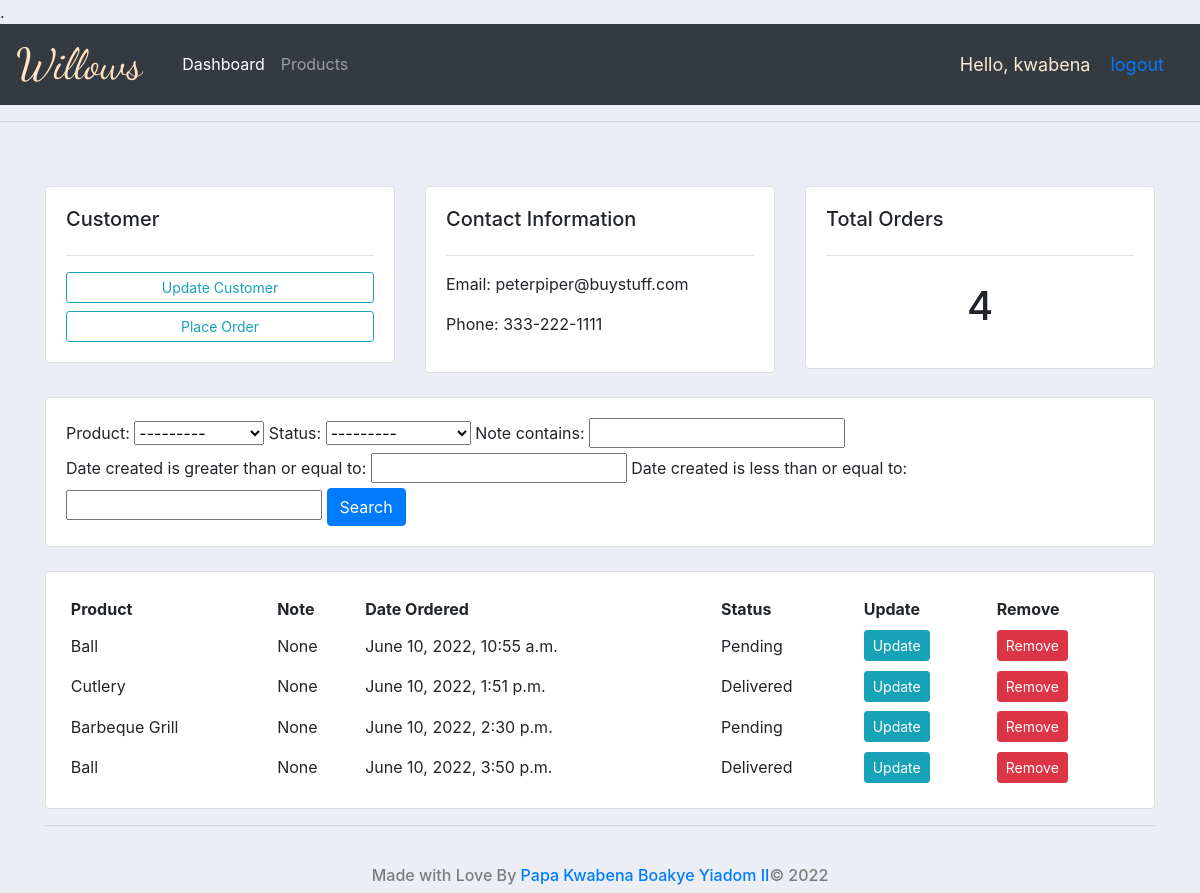
The page /customer/2/ (signed in) on the database its author committed.
### accounts/models.py (models this page shows, shortened)
class Customer(models.Model):
    user = models.OneToOneField(User, on_delete=models.CASCADE, null=True, blank=True)
    name = models.CharField(max_length=255, null=True)
    phone = models.CharField(max_length=255, null=True)
    email = models.CharField(max_length=255, null=True)
    profile_pic = models.ImageField(default="blank-profile-picture.png", null=True, blank=True,)
    date_created = models.DateTimeField(auto_now_add=True, null=True )

class Order(models.Model):
    STATUS = (
        ("Pending", "Pending"),
        ("Out For Delivery", "Out For Delivery"),
        ("Delivered", "Delivered")
    )
    customer = models.ForeignKey(Customer, null=True, on_delete=models.SET_NULL)
    product = models.ForeignKey(Product, null=True, on_delete = models.SET_NULL)
    date_created = models.DateTimeField(auto_now_add=True, null=True, blank=True)
    status = models.CharField(max_length=255, null=True, choices=STATUS)
    note = models.CharField(max_length=255, null=True, blank=True)

class Product(models.Model):
    CATEGORY = (
        ("Indoor", "Indoor"),
        ("Outdoor", "Outdoor")
    )
    name = models.CharField(max_length=255, null=True)
    price = models.FloatField(null=True)
    category = models.CharField(max_length=255, choices=CATEGORY)
    description = models.CharField(max_length=255, null=True, blank=True)
    date_created = models.DateField(auto_now_add=True, null=True)
    thumbnail = models.ImageField(default='gift.jpg')
    tag = models.ManyToManyField(Tag)
    def __str__(self):
        return str(self.name)

### accounts/decorators.py (the view)
        def wrapper_func(request, *args, **kwargs):
            group = None
            if request.user.groups.exists():
                group = request.user.groups.all()[0].name
            if group in allowed_roles:
                return view_func(request, *args, ** kwargs)
            else:
                return HttpResponse("<h1>You Are Not Authorized to view this page!</h1>")

### accounts/views.py (called while the page is built)
@login_required(login_url='login')
@allowed_users(allowed_roles=["admin"])
def custumer(request, pk):
    customer = Customer.objects.get(id=pk)
    orders = customer.order_set.all()
    my_filter = OrderFilter(request.GET, queryset=orders)
    orders = my_filter.qs
    context = {"customer": customer,
               "orders": orders,
               "filter": my_filter,
               }
    return render(request, 'accounts/customer.html', context)

### templates/accounts/customer.html (shortened to what this page needs)
{% extends 'main.html' %}
{% block content %}
<br>
<div class="row">
    <div class="col-md">
        <div class="card card-body">
            <h5>Customer</h5>
            <hr>
            <a href="" class="btn btn-outline-info btn-sm btn-block">
                Update Customer
            </a>
            <a href="{% url 'create_order' customer.id %} " class="btn btn-outline-info btn-sm btn-block">
                Place Order
            </a>
        </div>
    </div>
    <div class="col-md">
        <div class="card card-body">
            <h5>Contact Information</h5>
            <hr>
            <p>Email: {{customer.email}} </p>
            <p>Phone: {{customer.phone}} </p>
        </div>
    </div>
    <div class="col-md">
        <div class="card card-body">
            <h5>Total Orders</h5>
            <hr>
            <h1 style="text-align: center; padding: 10px;">{{orders.count}}</h1>
        </div>
    </div>
</div>
<br>
<div class="row">
    <div class="col">
        <div class="card card-body">
            <form action="" method="get">
                {{filter.form}}
                <button class="btn btn-primary" type="submit">Search</button>
            </form>
        </div>
    </div>
</div>
<br>
<div class="row">
    <div class="col-md">
        <div class="card card-body">
            <table class="table-sm">
                <tr>
                    <th>Product</th>
                    <th>Note</th>
                    <th>Date Ordered</th>
                    <th>Status</th>
                    <th>Update</th>
                    <th>Remove</th>
                </tr>
                {% for order in orders %}
                <tr>
                    <td>{{order.product}}</td>
                    <td>{{order.note}}</td>
                    <td>{{order.date_created}}</td>
                    <td>{{order.status}}</td>
                    <td><a class="btn btn-sm btn-info" href="{% url 'update_order' order.id  %} ">Update</a></td>
                    <td><a class="btn btn-sm btn-danger" href="{% url 'delete_order' order.id  %} ">Remove</a></td>
                </tr>
                {% endfor %}
            </table>
        </div>
    </div>
</div>
{% endblock content %}

### templates/navbar.html (shortened to what this page needs)
{% load static %}
<nav class="navbar navbar-expand-lg navbar-dark bg-dark">
    <a style="font-family: 'Dancing Script', cursive; font-size: 2.7em; text-decoration: none; color: bisque; margin-right: 2rem;" href="{% url 'home' %}">Willows</a>
    <div class="collapse navbar-collapse" id="navbarNav">
        <ul class="navbar-nav">
            {% if request.user.is_staff %}
            <li class="nav-item active">
                <a class="nav-link" href="{% url 'home' %} ">Dashboard</a>
            </li>
            <li class="nav-item">
                <a class="nav-link" href="{% url 'products' %} ">Products</a>
            </li>
            {% else %}
             <li class="nav-item">
                <a class="nav-link" href="{% url 'account' %}">Settings</a>
            </li>
            {% endif %}
        </ul>
    </div>
    <span id="hello-msg">Hello, {{request.user.username}}</span>
    <span id="hello-msg"><a  href="{% url 'logout'%}">logout</a></span>
</nav>

### static/css/styles.css (style rules this page uses)
body { background-color: #ebeff5; }

### templates/navbar.html (style rules this page uses)
#hello-msg { font-size: 18px; color: antiquewhite; margin-right: 20px; }

### rows shown on the page
Customer: email "peterpiper@buystuff.com", phone "333-222-1111"
Order: product "Ball", note "None", date_created "June 10, 2022, 10:55 a.m.", status "Pending"
Order: product "Cutlery", note "None", date_created "June 10, 2022, 1:51 p.m.", status "Delivered"
Order: product "Barbeque Grill", note "None", date_created "June 10, 2022, 2:30 p.m.", status "Pending"
Order: product "Ball", note "None", date_created "June 10, 2022, 3:50 p.m.", status "Delivered"

### other values the page prints
{{ request.user.username }} "kwabena"
{{ orders.count }} "4"
